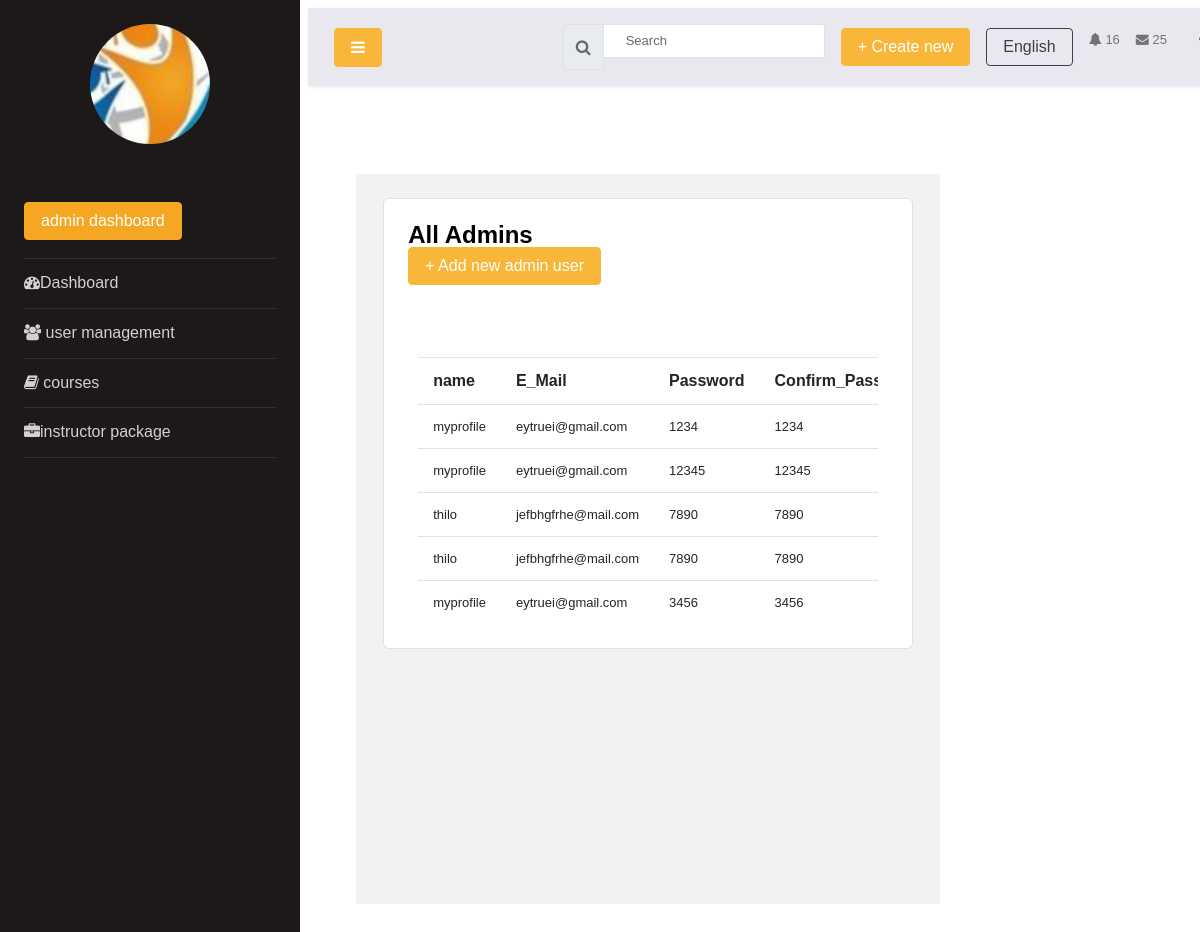
/blank, run on the app's committed database.
### sub_part/models.py (models this page shows, shortened)
class reg5(models.Model):
    name=models.CharField(max_length=100)
    E_Mail=models.EmailField()
    Password=models.CharField(max_length=100)
    Confirm_Password=models.CharField(max_length=100)

### sub_part/views.py (the view)
# urls.py: path('blank',views.blank,name='blank'),
def blank(request):
    var1=reg5.objects.all()
    return render(request,'blank.html',{'var1':var1})

### templates/blank.html (shortened to what this page needs)
{% load static %}
      <!doctype html>
<html lang="en">
  <head>
		<link rel="stylesheet" href="https://stackpath.bootstrapcdn.com/font-awesome/4.7.0/css/font-awesome.min.css">
		<link rel="stylesheet" href="{% static 'css1/style.css' %}">
    <link rel="stylesheet" href="{% static 'css2/style.css' %}">
  </head>
  <body>
		<div class="wrapper d-flex align-items-stretch">
			<nav id="sidebar">
				<div class="p-4 pt-4">
		  		<a href="{% url '/' %}" class="img logo rounded-circle mb-5" style="background-image: url('{% static 'images/logoo.jpg' %}');"></a>
	        <ul class="list-unstyled components mb-5">
	          <li class="active">
              <li>
                <a href="{% url 'adminregi' %}"> <h1 class="btn btn-warning">admin dashboard</h1></a>
              </li>
        <ul class="list-unstyled components mb-5">
          <li>
            <a href="{% url 'index3' %}"><span class="fa fa-dashboard" aria-hidden="true"></span>Dashboard </a>
          </li>
          <li >
              <a class="nav-link" data-toggle="collapse" href="#page-layouts" aria-expanded="false" aria-controls="page-layouts">
                <i class="fa fa-users " aria-hidden="true"></i>
                <span class="menu-title">user management</span>
              </a>
          </li>
          <li>
            <a class="nav-link" data-toggle="collapse" href="#sidebar-layouts" aria-expanded="false" aria-controls="sidebar-layouts">
              <i class="fa fa-book" aria-hidden="true"></i>
              <span class="menu-title">courses</span>
            </a>
          </li>
          <li>
            <a href="{% url 'dragula' %}"><span class="fa fa-briefcase" aria-hidden="true"></span>instructor package </a>
          </li>
	        </ul>
	      </div>
    	</nav>
      <div id="content" class="p-3 p-md-2">
        <nav class="navbar navbar-expand-lg navbar-light bg-light">
          <div class="container-fluid">
            <button type="button" id="sidebarCollapse" class="btn btn-primary">
              <i class="fa fa-bars"></i>
            </button>
            <div class="collapse navbar-collapse" id="navbarSupportedContent">
              <ul class="nav navbar-nav ml-auto">
                <li class="nav-item nav-search d-none d-md-flex">
                  <div class="nav-link">
                    <div class="input-group">
                      <div class="input-group-prepend">
                        <span class="input-group-text">
                          <i class="fa fa-search"></i>
                        </span>
                      </div>
                      <input type="text" class="form-control" placeholder="Search" aria-label="Search">
                    </div>
                  </div>
                </li>
              </ul>
              <ul class="navbar-nav navbar-nav-right">
                <li class="nav-item d-none d-lg-flex">
                  <a class="nav-link" href="#">
                    <span class="btn btn-primary">+ Create new</span>
                  </a>
                </li>
                <li class="nav-item dropdown d-none d-lg-flex">
                  <div class="nav-link">
                    <span class="dropdown-toggle btn btn-outline-dark" id="languageDropdown" data-toggle="dropdown">English</span>
                  </div>
                </li>
                <li class="nav-item dropdown">
                  <a class="nav-link count-indicator dropdown-toggle" id="notificationDropdown" href="#" data-toggle="dropdown">
                    <i class="fa fa-bell mx-0"></i>
                    <span class="count">16</span>
                  </a>
                </li>
                <li class="nav-item dropdown">
                  <a class="nav-link count-indicator dropdown-toggle" id="messageDropdown" href="#" data-toggle="dropdown" aria-expanded="false">
                    <i class="fa fa-envelope mx-0"></i>
                    <span class="count">25</span>
                  </a>
                </li>
                <li class="nav-item nav-profile dropdown">
                  <a class="nav-link dropdown-toggle" href="#" data-toggle="dropdown" id="profileDropdown">
                  </a>
                </li>
                <li class="nav-item nav-settings d-none d-lg-block">
                  <a class="nav-link" href="#">
                  </a>
                </li>
              </ul>
            </div>
          </div>
        </nav>
<div id="content" class="p-4 p-md-5 pt-5">
  <div class="main-panel">
    <div class="content-wrapper">
      <div class="row">
        <div class="container">
          <div class="card">
            <div class="card-body">
              <div class="page-header">
                <h3 class="page-title">
                  All Admins
                <nav>
                  <span class="dropdown-toggle btn btn-primary" id="languageDropdown" data-toggle="dropdown">+ Add
                    new admin user</span>
                </nav>
              </h3>
              </div>
            </div>
            <div class="container">
              <div class="row">
                  <div class="container">
                    <div class="card-body">
                      <div class="table-responsive">
                        <table class="table">
                            <tr>
                                <th>name</th>
                                <th>E_Mail</th>
                                <th>Password</th>
                                <th>Confirm_Password</th>
                            </tr>
                            {% for i in var1 %}
                            <tr>
                                <td>{{i.name}}</td>
                                <td>{{i.E_Mail}}</td>
                                <td>{{i.Password}}</td>
                                <td>{{i.Confirm_Password}}</td>
                            </tr>
                            {% endfor %}
                        </table>
                      </div>
                    </div>
                  </div>
                </div>
              </div>
            </div>
          </div>
        </div>
      </div>
    </div>
  </div>
</div>
      </div>
  </body>
</html>

### data on the page
reg5: name "myprofile", E_Mail "eytruei@gmail.com", Password "1234", Confirm_Password "1234"
reg5: name "myprofile", E_Mail "eytruei@gmail.com", Password "12345", Confirm_Password "12345"
reg5: name "thilo", E_Mail "jefbhgfrhe@mail.com", Password "7890", Confirm_Password "7890"
reg5: name "thilo", E_Mail "jefbhgfrhe@mail.com", Password "7890", Confirm_Password "7890"
reg5: name "myprofile", E_Mail "eytruei@gmail.com", Password "3456", Confirm_Password "3456"
